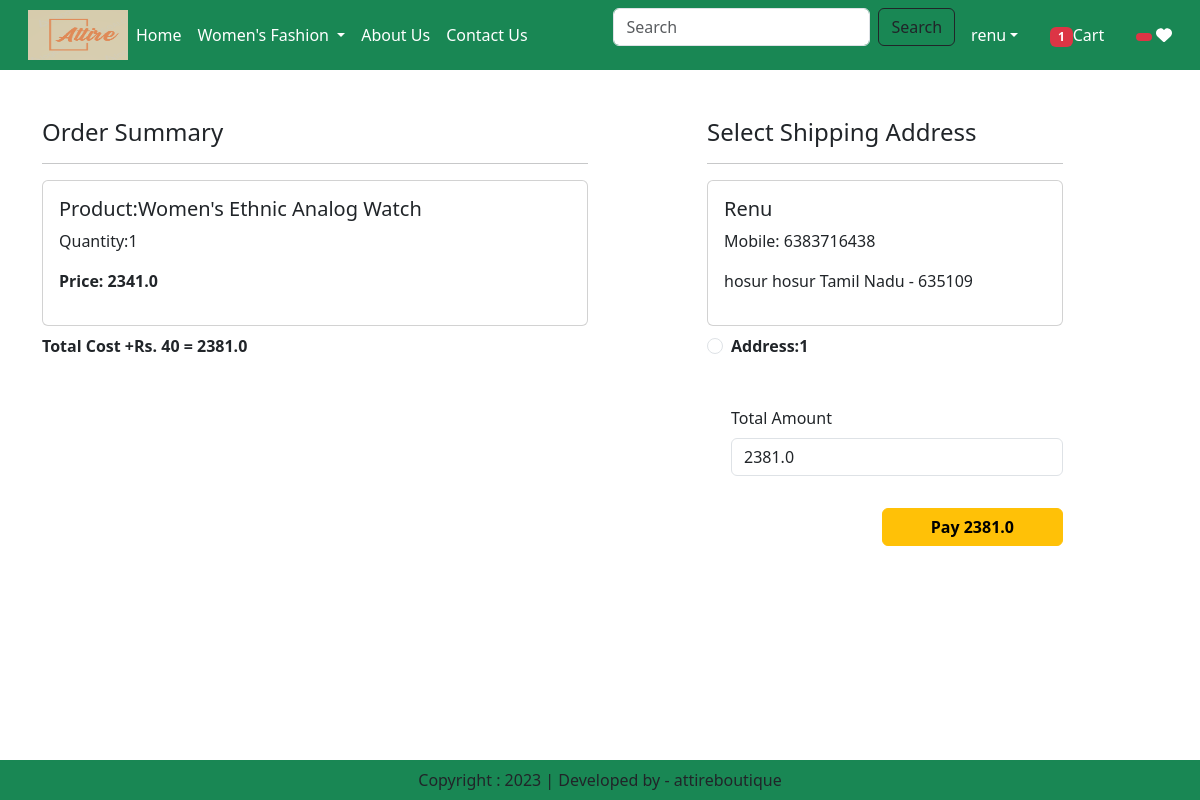
Screenshot of /checkout/ (signed in) with the database file from the repository.
### app/models.py (models this page shows, shortened)
class Cart(models.Model):
    user = models.ForeignKey(User,on_delete=models.CASCADE)
    product = models.ForeignKey(Product,on_delete=models.CASCADE)
    quantity = models.PositiveIntegerField(default=1)

class Product(models.Model):
    title = models.CharField(max_length=100)
    selling_price = models.FloatField()
    discounted_price = models.FloatField()
    description = models.TextField()
    composition = models.TextField(default='')
    prodapp = models.TextField(default='')
    category = models.CharField(choices=CATEGORY_CHOICES, max_length=2)
    product_image = models.ImageField(upload_to='product')

class Customer(models.Model):
    id = models.AutoField(primary_key=True)
    user = models.ForeignKey(User,on_delete=models.CASCADE)
    name = models.CharField(max_length=200)
    locality = models.CharField(max_length=200)
    city = models.CharField(max_length=50)
    mobile = models.IntegerField(default=0)
    zipcode = models.IntegerField()
    state = models.CharField(choices=STATE_CHOICES,max_length=100)

### app/views.py (the view, shortened to what this page needs)
# urls.py: path('checkout/', views.checkout.as_view(), name='checkout'),
@method_decorator(login_required,name='dispatch')
class checkout(View):
    def get(self,request):
        totalitem = 0
        wishitem = 0
        if request.user.is_authenticated:
          totalitem = len(Cart.objects.filter(user=request.user))
          wishitem = len(Wishlist.objects.filter(user=request.user))
        user=request.user
        add=Customer.objects.filter(user=user)
        cart_items=Cart.objects.filter(user=user)
        famount = 0
        for p in cart_items:
            value = p.quantity * p.product.discounted_price
            famount = famount + value
        totalamount = famount + 40
        razoramount = int(totalamount * 100)
        client = razorpay.Client(auth=(settings.RAZOR_KEY_ID, settings.RAZOR_KEY_SECRET))
        data = { "amount" : razoramount, "currency" : "INR", "receipt" : "order_rcptid_11"}
        payment_response = client.order.create(data=data)
        print(payment_response)
        order_id = payment_response['id']
        order_status = payment_response['status']
        return render(request, 'app/checkout.html',locals())

### app/templates/app/checkout.html (shortened to what this page needs)
{% extends 'app/base.html' %}
{% load static%}
{% block main-content %}
<div class="container">
    <div class="row mt-5">
        <div class="col-sm-6">
            <h4>Order Summary</h4>
            <hr>
            {% for item in cart_items %}
                <div class="card mb-2">
                    <div class="card-body">
                        <h5>Product:{{item.product.title}}</h5>
                        <p>Quantity:{{item.quantity}}</p>
                        <p class="fw-bold">Price: {{item.product.discounted_price}}</p>
                    </div>
                </div>
            {% endfor %}
            <p class="fw-bold">Total Cost +Rs. 40 = {{totalamount}}</p>
        </div>
        <div class="col-sm-4 offset-sm-1">
            <h4>Select Shipping Address</h4>
            <hr>
            <form method="post" id="myform">
                {% for ad in add %}
                    <div class="card">
                        <div class="card-body">
                            <h5>{{ad.name}}</h5>
                            <p>Mobile: {{ad.mobile}}</p>
                            <p>{{ad.locality}}  {{ad.city}}  {{ad.state}} - {{ad.zipcode}}</p>
                        </div>
                    </div>
                    <div class="form-check mt-2 mb-5">
                        <input class="form-check-input" type="radio" name="custid" id="custadd{{forloop.counter}}" value="{{forloop.counter}}">
                        <label class="form-check-label fw-bold " for="custadd{{forloop.counter}}">
                            Address:{{forloop.counter}}</label>
                    </div>
                {% endfor %}
                <div class="form-check mb-3">
                    <label for="totamount" class="form-label">Total Amount</label>
                    <input type="number" class="form-control" name="totamount" value={{totalamount}} readonly>
                </div>
                <div class="text-end">
                    <button id="rzp-button1" type="submit" class="btn btn-warning mt-3 px-5 fw-bold">Pay {{totalamount}}</button>
                </div>
            </form>
        </div>
    </div>
</div>
{% endblock main-content %}

### app/templates/app/base.html (shortened to what this page needs)
{% load static %}
<html lang="en">
    <head>
        <link href="https://cdn.jsdelivr.net/npm/bootstrap@5.3.1/dist/css/bootstrap.min.css" rel="stylesheet">
        <link rel="stylesheet" href="{% static 'app/css/owl.carousel.min.css' %}" />
        <link rel="stylesheet" href="{% static 'app/css/all.min.css' %}" />
        <link rel="stylesheet" href="{% static   'app/css/style.css' %}" />
    </head>
    <body>
        <nav class="navbar navbar-expand-lg navbar-dark bg-success">
            <div class="container-fluid">
              <img src="{% static "app/images/attire-logo.png"%}"  width="100" height="50"/>
              <div class="collapse navbar-collapse" id="navbarSupportedContent">
                <ul class="navbar-nav me-auto mb-2 mb-lg-0">
                  {% if request.user.is_authenticated %}
                  <li class="nav-item">
                    <a class="nav-link active" aria-current="page" href="/">Home</a>
                  </li>
                  <li class="nav-item dropdown">
                    <a class="nav-link dropdown-toggle text-white" href="#" role="button" data-bs-toggle="dropdown" aria-expanded="false">
                      Women's Fashion
                    </a>
                  </li>
                  <li class="nav-item">
                    <a class="nav-link text-white" href="{% url 'about' %}">About Us</a>
                  </li>
                  <li class="nav-item">
                    <a class="nav-link text-white" href="{% url 'contact' %}">Contact Us</a>
                  </li>
                </ul>
                <form class="d-flex" role="search" action="/search">
                  <input class="form-control me-2" type="search" placeholder="Search"  name="search" aria-label="Search">
                  <button class="btn btn-outline-dark" type="submit">Search</button>
                </form>
              </div>
               <ul class="navbar-nav me-auto mb-2 mb-lg-0">
              <li class="nav-item dropdown mx-2">
                <a class="nav-link dropdown-toggle text-white" href="#"
                id="profileDropdown" role="button" data-bs-toggle="dropdown"
                aria-expanded="false">{{request.user}}</a>
              </li>
              <li class="nav-item mx-2">
                <a href="{% url 'showcart' %}" class="nav-link text-white"><span class="badge bg-danger">{% if totalitem > 0 %} {{totalitem}} {% endif %}</span>Cart</a>
              </li>
              <li class="nav-item mx-2">
                <a href="{% url 'showwishlist' %}" class="nav-link text-white"><span class="badge bg-danger">{% if wishitem > 0 %} {{wishitem}} {% endif %} </span>
                <i class="fa fa-heart"></i></a>
              </li>
              {% endif %}
            </ul>
            </div>
          </nav>
          {% block main-content %}{% endblock main-content %}
          <footer class="container-fluid fixed-bottom bg-success text-center p-2 mt-5">
            Copyright : 2023 | Developed by - attireboutique
          </footer>
    </body>
    </html>

### rows the page displays
Cart: product "Women's Ethnic Analog Watch", quantity "1", product.discounted_price "2341.0"
Customer: name "Renu", mobile "6383716438", locality "hosur", city "hosur", state "Tamil Nadu", zipcode "635109"

### other values shown
{{ request.user }} "renu"
{{ totalitem }} "1"
{{ totalamount }} "2381.0"
